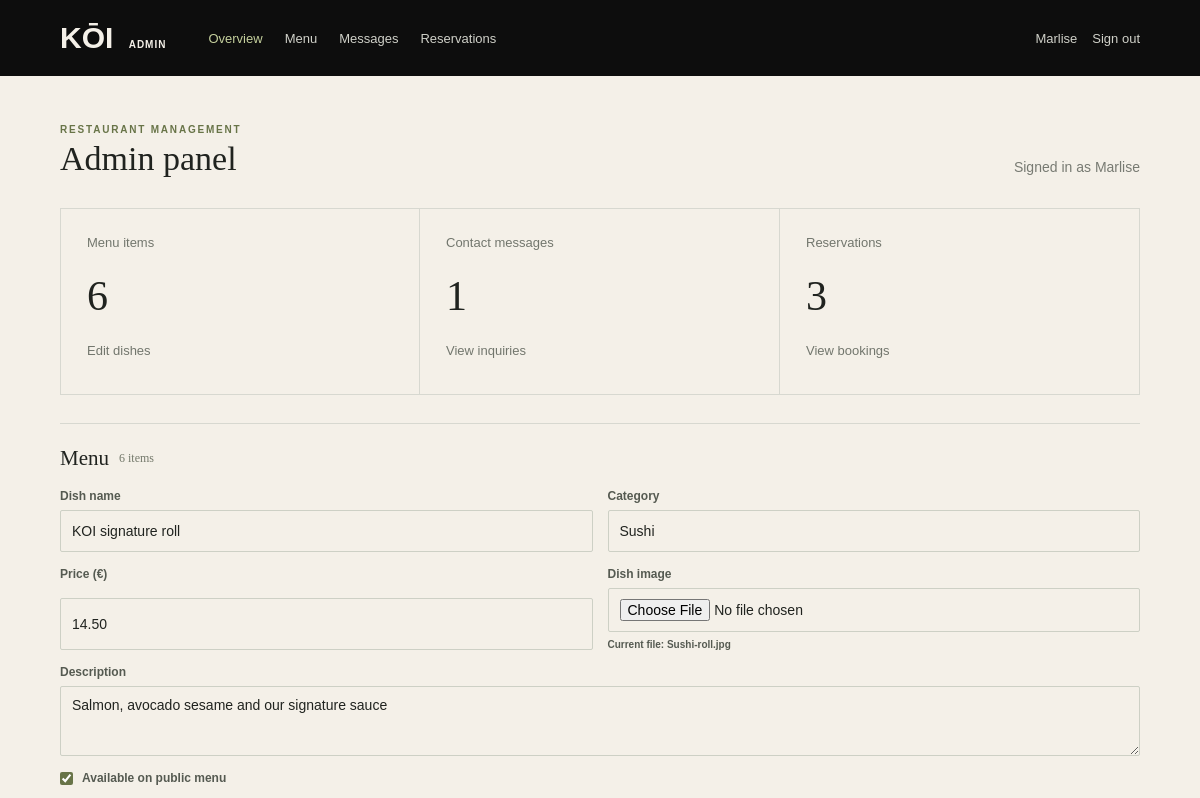
Page /Pages/admin/admin.php?edit=3 (signed in, upper part) on the earlier database version.
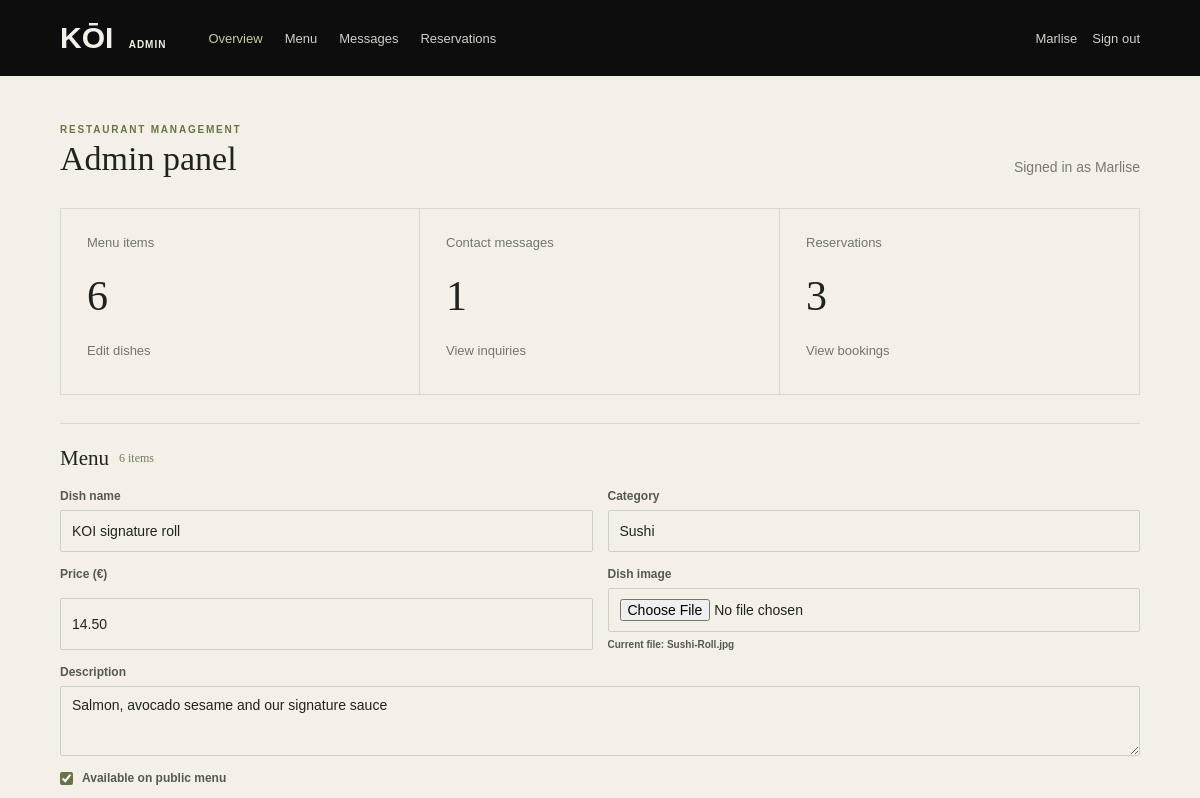
Same page on the later database version.
### tables this page shows
CREATE TABLE `menu` (
  `id` int NOT NULL,
  `name` varchar(100) NOT NULL,
  `description` text NOT NULL,
  `price` decimal(6,2) NOT NULL,
  `category` varchar(50) NOT NULL,
  `image` varchar(255) NOT NULL,
  `available` tinyint(1) NOT NULL
);

### Pages/admin/admin-auth.php (called while the page is built, shortened)
<?php
function admin_escape($value): string
{
    return htmlspecialchars((string) $value, ENT_QUOTES, 'UTF-8');
}

### Pages/admin/admin.php (the view, shortened to what this page needs)
<?php
require_once __DIR__ . '/admin-auth.php';
$editItem = null;
if ($editItem === null && isset($_GET['edit'])) {
    $stmt = $pdo->prepare('SELECT id, name, description, category, price, image, available FROM menu WHERE id = :id');
    $stmt->execute(['id' => (int) $_GET['edit']]);
    $editItem = $stmt->fetch(PDO::FETCH_ASSOC) ?: null;
}
$menuItems = $pdo->query('SELECT id, name, description, category, price, image, available FROM menu ORDER BY id DESC')->fetchAll(PDO::FETCH_ASSOC);
$messages = $pdo->query('SELECT id, name, email, message FROM contact ORDER BY id DESC')->fetchAll(PDO::FETCH_ASSOC);
$reservations = $pdo->query('SELECT id, name, email, phone, reservation_date, reservation_time, guests, message FROM reservations ORDER BY reservation_date DESC, reservation_time DESC')->fetchAll(PDO::FETCH_ASSOC);
require __DIR__ . '/admin-header.php';
?>
<div class="admin-page-heading">
    <div>
        <p class="admin-eyebrow">RESTAURANT MANAGEMENT</p>
        <h1>Admin panel</h1>
    </div>
    <p class="admin-muted">Signed in as <?= admin_escape($_SESSION['admin_username'] ?? 'Admin') ?></p>
</div>
<section class="admin-stat-grid" aria-label="Record totals">
    <a class="admin-stat" href="#menu">
        <span>
            Menu items
        </span>
        <strong>
            <?= count($menuItems) ?>
        </strong>
        <small>
            Edit dishes
        </small>
    </a>
    <a class="admin-stat" href="#messages">
        <span>
            Contact messages
        </span>
        <strong>
            <?= count($messages) ?>
        </strong>
        <small>
            View inquiries
        </small>
    </a>
    <a class="admin-stat" href="#reservations">
        <span>
            Reservations
        </span>
        <strong>
            <?= count($reservations) ?>
        </strong>
        <small>
            View bookings
        </small>
    </a>
</section>
<section class="admin-panel-section" id="menu">
    <h2>
        Menu
        <span class="admin-count"><?= count($menuItems) ?> items</span>
    </h2>
    <form method="post" action="admin.php#menu" class="admin-form admin-menu-form" enctype="multipart/form-data">
        <label>
            Dish name
            <input name="name" value="<?= admin_escape($editItem['name'] ?? '') ?>" required>
        </label>
        <label>
            Category
            <input name="category" value="<?= admin_escape($editItem['category'] ?? '') ?>" required>
        </label>
        <label>
            Price (€)
            <input type="number" name="price" min="0" step="0.01" value="<?= admin_escape($editItem['price'] ?? '') ?>" required>
        </label>
        <label>
            Dish image
            <input type="file" name="image_file" accept="image/*" <?= $editItem ? '' : 'required' ?>>
            <?php if (!empty($editItem['image'])): ?>
                <small>Current file: <?= admin_escape($editItem['image']) ?></small>
            <?php endif; ?>
        </label>
        <label class="admin-field-wide">
            Description
            <textarea name="description" rows="3"><?= admin_escape($editItem['description'] ?? '') ?></textarea>
        </label>
        <label class="admin-checkbox">
            <input type="checkbox" name="available" value="1" <?= !isset($editItem['available']) || $editItem['available'] ? 'checked' : '' ?>>
            Available on public menu
        </label>
    </form>
</section>
</main>
</body>
</html>

Differences in the rows shown:
changed menu "KOI signature roll": image "Sushi-roll.jpg" → "Sushi-Roll.jpg"
